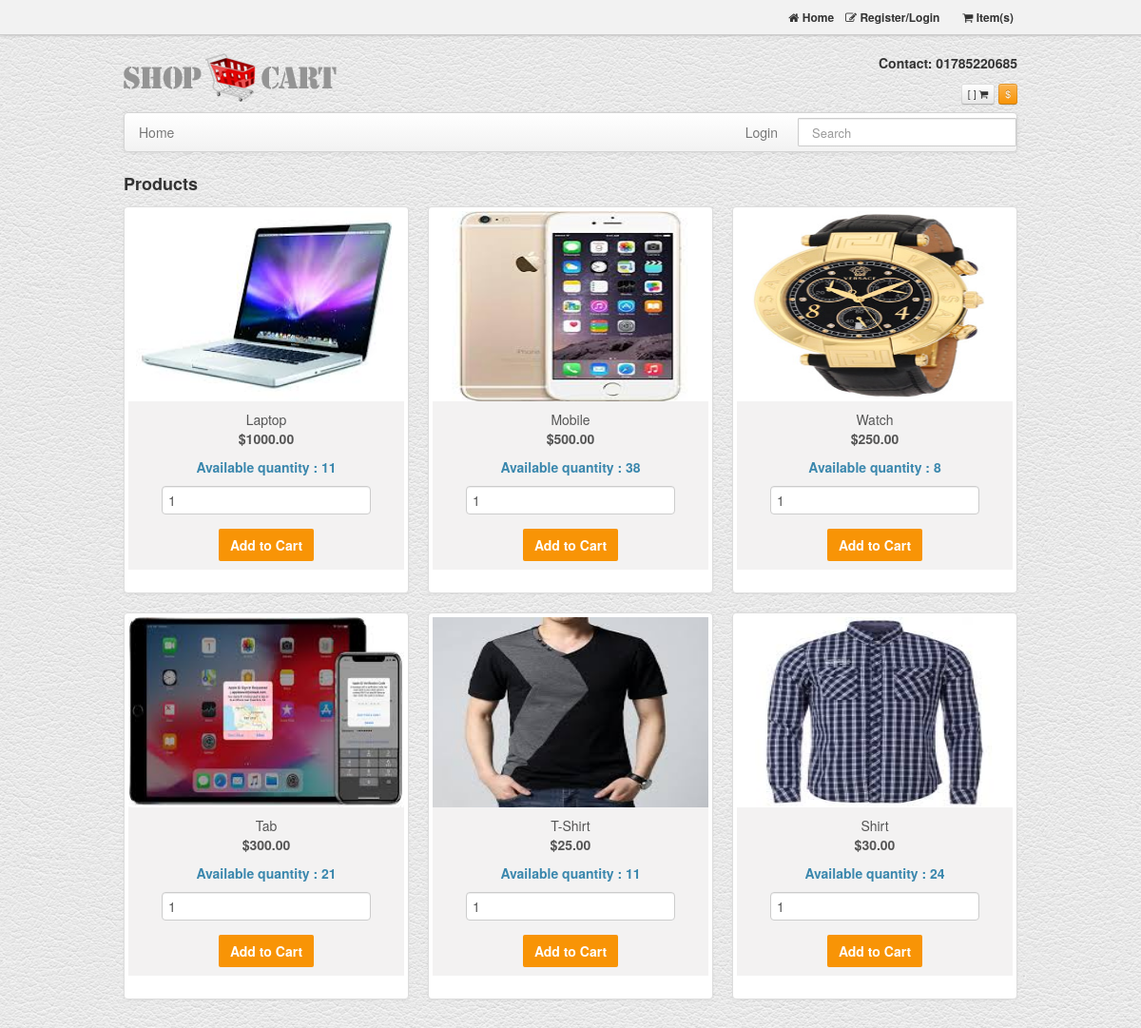
The page / on the database its author committed.
### tables this page shows
CREATE TABLE `products` (
  `id` int(11) NOT NULL,
  `p_name` varchar(255) NOT NULL,
  `image` varchar(255) NOT NULL,
  `price` double(10,2) NOT NULL,
  `quantity` int(11) NOT NULL
);

### index.php (the view, shortened to what this page needs)
<?php
include('connection.php');
$query = "SELECT * FROM products ORDER BY id ASC";
$result = $connection->query($query);
?>
<!DOCTYPE html>
<html lang="en">
<head>
    <link href="assets/css/bootstrap.css" rel="stylesheet"/>
    <link href="assets/css/bootstrap.min.css" rel="stylesheet"/>
    <link href="assets/css/style.css" rel="stylesheet"/>
    <link href="assets/font-awesome/css/font-awesome.css" rel="stylesheet">
</head>
<body>
<div class="navbar navbar-inverse navbar-fixed-top">
    <div class="topNav">
        <div class="container">
            <div class="alignR">
                <a href="index.php"> <span class="icon-home"></span> Home</a>
                <a href="login.php"><span class="icon-edit"></span> Register/Login </a>
                <a href="logout.php"><?php if (isset($_SESSION['user'])) echo "Logout"; ?></a>
                <a href="cart.php"><span class="icon-shopping-cart"></span> <?php if (isset($_SESSION["cart"]))
                        echo count($_SESSION["cart"]); ?> Item(s)</a>
            </div>
        </div>
    </div>
</div>
<div class="container">
    <header id="header">
        <div class="row">
            <div class="span4">
                <h1>
                    <a class="logo" href="index.php"><span>Online Shopping cart</span>
                        <img src="assets/img/logo-bootstrap-shoping-cart.png" alt="bootstrap sexy shop">
                    </a>
                </h1>
            </div>
            <div class="span8 alignR">
                <p><br> <strong> Contact: 01785220685</strong><br><br></p>
                <span class="btn btn-mini">[ <?php if (isset($_SESSION["cart"]))
                        echo count($_SESSION["cart"]); ?> ] <span class="icon-shopping-cart"></span></span>
                <span class="btn btn-warning btn-mini">$</span>
            </div>
        </div>
    </header>
    <div class="navbar">
        <div class="navbar-inner">
            <div class="container">
                <div class="nav-collapse">
                    <ul class="nav">
                        <li class=""><a href="index.php">Home </a></li>
                    </ul>
                    <form action="search.php" method="post" class="navbar-search pull-right">
                        <input type="text" name="search_name" placeholder="Search" class="search-query span2">
                    </form>
                    <ul class="nav pull-right">
                        <li class="dropdown">
                            <a href="login.php"> Login </a>
                        </li>
                    </ul>
                </div>
            </div>
        </div>
    </div>
    <h3>Products </h3>
    <ul class="thumbnails">
        <?php
        while ($row = $result->fetch_assoc()) {
            ?>
            <li class="span4">
                <div class="thumbnail">
                    <form method="post" action="shop.php?action=add&id=<?php echo $row["id"]; ?>">
                        <img style="width: 100%; height: 200px; background-repeat: no-repeat;" src="<?php echo $row["image"]; ?>" alt="" >
                        <div class="caption cntr">
                            <p><?php echo $row["p_name"]; ?></p>
                            <p><strong> $<?php echo $row["price"]; ?></strong></p>
                            <h5 class="text-info">Available quantity : <?php echo $row["quantity"]; ?></h5>
                            <input type="text" name="quantity" class="form-control" value="1">
                            <br class="clr">
                            <input type="submit" name="add" style="margin-top:5px;" class="shopBtn"
                                   value="Add to Cart">
                        </div>
                    </form>
                </div>
            </li>
            <?php
        }
        ?>
    </ul>
</div>
</body>
</html>

### assets/css/style.css (style rules this page uses)
body { background:url(assets/img/white_leather.png) repeat 0 0; }
#header { padding:8px 0 8px; }
#header a { text-decoration:none }
#header p { padding:0; margin:0; line-height:1em; font-size:100% }
#header h1 { margin:0;line-height:1em }
#header { padding-top:44px; }
.logo { padding-top: 11px;display: block; }
h3 { font-size: 18px;line-height: 1.5em; }
.navbar-inner { padding-left: 0;padding-right: 0; }
.thumbnail img { max-width:100% }
.alignR { text-align:right; }
.navbar .nav , .marginLess { margin:0 }
.navbar-search .search-query { padding: 4px 14px;-moz-border-radius: 1px;-webkit-border-radius: 1px;border-radius: 1px;line-height: 1.5em; min-width: 200px; }
.navbar-search { margin-left:6px; }
.caption p { margin:0 }
.thumbnail .caption { padding: 9px;color: #555555;background: #F3F2F2; }
.topNav { padding: 0;border-bottom: 1px solid #CCC;background: #f2f2f2;box-shadow: 0 0 3px #B1AFAF; }
.topNav a { color:#333; font-size:12px; font-weight:bold; display:inline-block; padding:8px 4px; }
.cntr { text-align:center }
.thumbnail h5,.thumbnail p { text-align:center }
.thumbnail { position:relative; }
.thumbnail { background:#fff }
.shopBtn { min-height: 34px;font-size: 14px;font-weight: bold;line-height: 34px;text-align: center;color: #fff;border-radius: 2px;background: #f89406;display:inline-block;padding:0 12px;border:0; }

### rows shown on the page
products: image (picture), p_name "Laptop", price "1000.00", quantity "11"
products: image (picture), p_name "Mobile", price "500.00", quantity "38"
products: image (picture), p_name "Watch", price "250.00", quantity "8"
products: image (picture), p_name "Tab", price "300.00", quantity "21"
products: image (picture), p_name "T-Shirt", price "25.00", quantity "11"
products: image (picture), p_name "Shirt", price "30.00", quantity "24"
